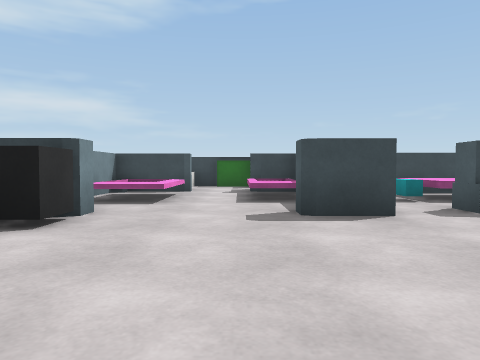
[1] (above)

18 first-person views from a walk through a 3-D level made in the Unity game engine. The camera is 0.62 m above the floor, tilts 2° down and sees 70° across. The floor is counted in squares, 1 m on a side. Each view is taken from the middle of a square. On the plan, view 1 faces up. The plan holds only what a view shows up to about 10 squares ahead; the rest is blank. Some animated figures are not drawn. Surface patterns are stand-ins for the level's own textures.

[2]
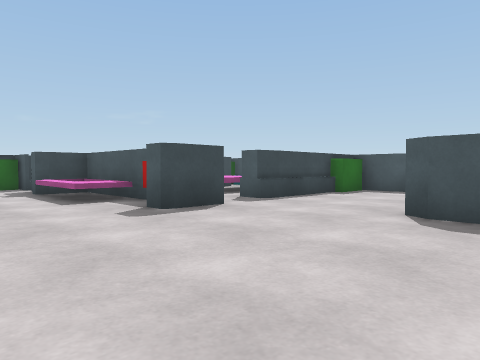

[3]
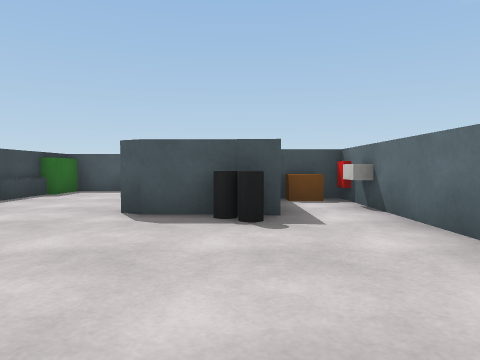

[4]
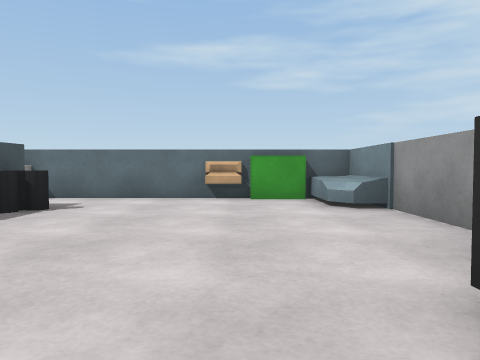

[5]
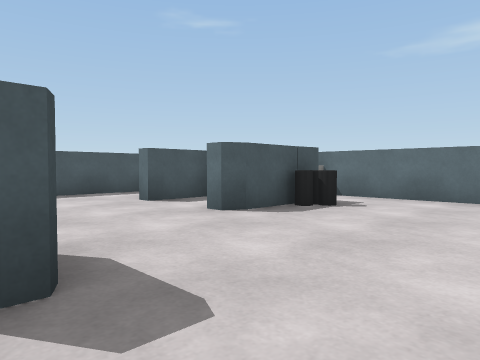

[6]
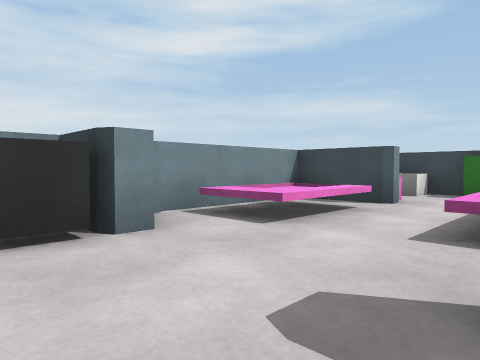

[7]
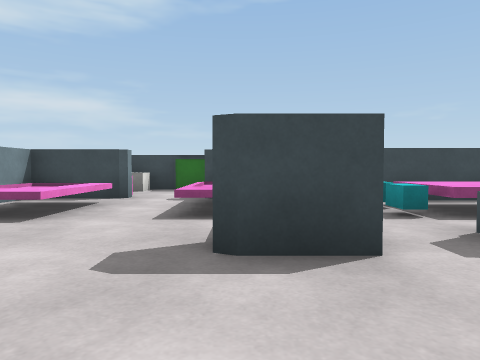

[8]
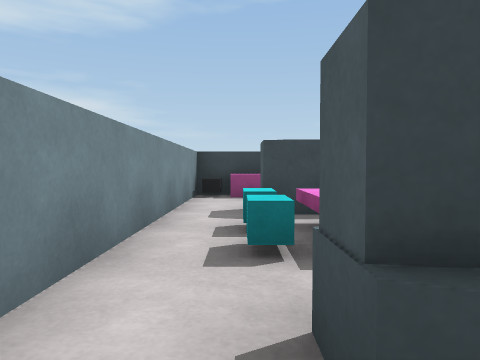

[9]
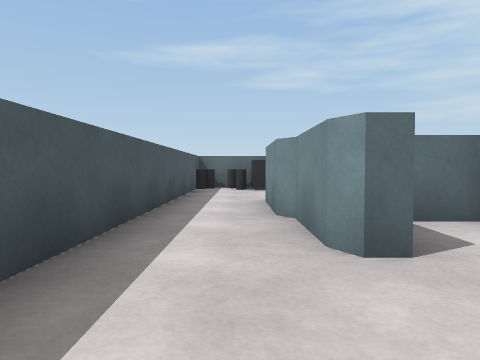

[10]
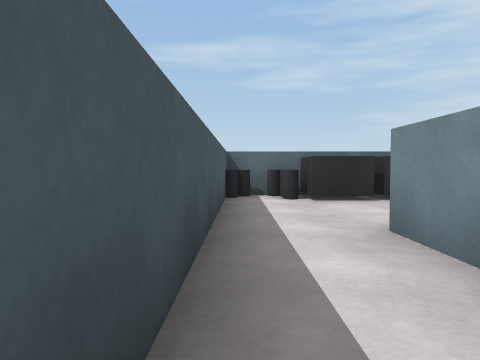

[11]
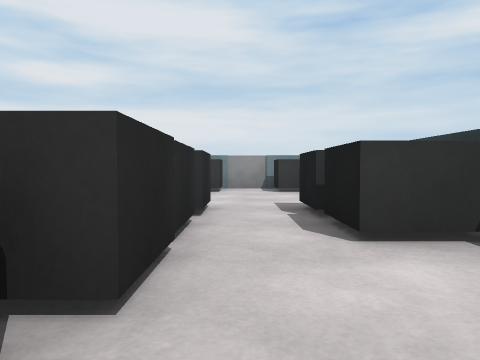

[12]
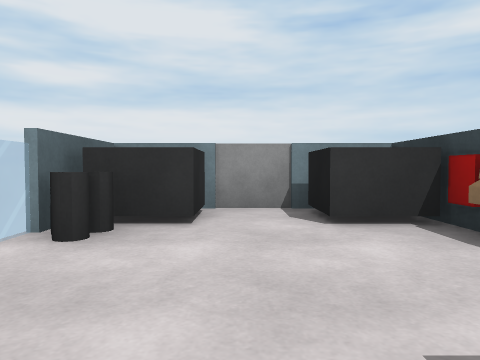

[13]
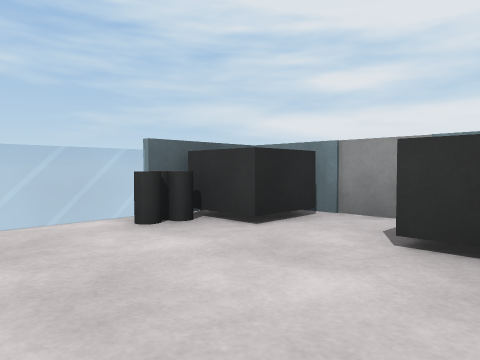

[14]
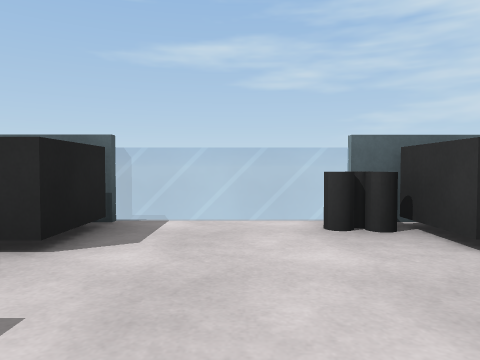

[15]
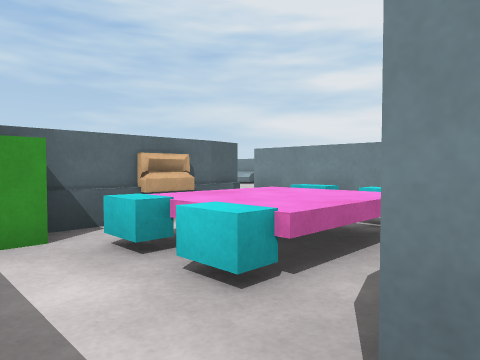

[16]
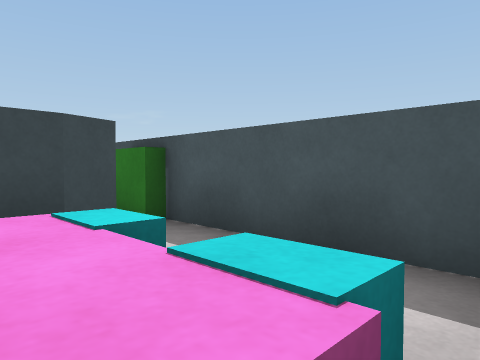

[17]
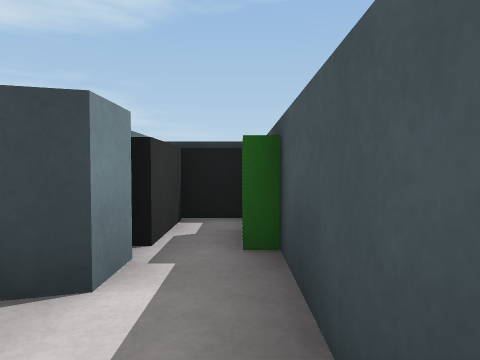

[18]
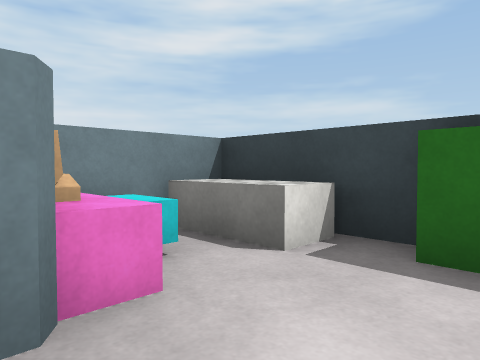

### Floor plan
Ten units are one square. View 1 is at (0, 0); x grows to the right and y downward. Boxes are objects, and circles mark ways between rooms. Rooms are numbered by the first view taken in them; rooms with no view inside come last. Other rooms are left out.
<svg viewBox="-40 -124 120 204">
<path fill="none" stroke="#000" d="M25 0 25 -13 27 -17 31 -17M31 0 40 0M25 5 25 -1M33 -47 33 -52M40 -47 33 -48M48 -1 48 -17 51 -17 53 -13M20 -54 20 -44 8 -44M61 -47 39 -47M-33 -16 -33 21 24 21M73 -15 73 -45M-34 2 -28 2M36 -45 33 -47M61 -44 35 -44M-11 19 -2 19M-27 2 -24 6 -24 20M-28 2 -24 9M-14 -90 -33 -90 -33 -55M-21 -49 -21 -44M14 -56 14 -90 5 -90M8 -44 8 -50M-16 -79 -26 -79M3 -79 3 -86M11 -74 11 -83 3 -83M14 -63 9 -63M24 21 44 21M33 19 39 19M73 50 73 -15M53 -13 53 3M-23 69 -14 69M-33 39 -33 57M43 -55 51 -55M59 -86 38 -86M38 -85 33 -87M73 -64 73 -96M33 -53 60 -53M33 -52 45 -54M63 -94 63 -87 57 -85M20 -84 20 -54M63 -111 63 -96M-8 -119 -33 -119 -33 -100M5 -107 5 -116"/>
<rect x="-25" y="-45" width="10" height="10" fill="#bbb"><title>block</title></rect>
<rect x="15" y="-5" width="10" height="10" fill="#bbb"><title>cylinder</title></rect>
<rect x="-25" y="55" width="10" height="10" fill="#bbb"><title>block</title></rect>
<rect x="-25" y="25" width="10" height="20" fill="#bbb"><title>block</title></rect>
<rect x="-15" y="65" width="10" height="10" fill="#bbb"><title>cylinder</title></rect>
<rect x="-15" y="55" width="10" height="10" fill="#bbb"><title>cylinder</title></rect>
<rect x="-15" y="25" width="10" height="10" fill="#bbb"><title>other object</title></rect>
<rect x="15" y="55" width="10" height="10" fill="#bbb"><title>block</title></rect>
<rect x="15" y="25" width="20" height="20" fill="#bbb"><title>block</title></rect>
<rect x="25" y="55" width="20" height="10" fill="#bbb"><title>block</title></rect>
<rect x="25" y="25" width="20" height="20" fill="#bbb"><title>block</title></rect>
<rect x="45" y="55" width="10" height="10" fill="#bbb"><title>block</title></rect>
<rect x="45" y="15" width="10" height="10" fill="#bbb"><title>other object</title></rect>
<rect x="45" y="5" width="10" height="10" fill="#bbb"><title>brown block</title></rect>
<rect x="55" y="65" width="10" height="10" fill="#bbb"><title>cylinder</title></rect>
<rect x="55" y="55" width="10" height="10" fill="#bbb"><title>cylinder</title></rect>
<rect x="65" y="55" width="10" height="10" fill="#bbb"><title>cylinder</title></rect>
<rect x="25" y="-75" width="10" height="10" fill="#bbb"><title>cyan block</title></rect>
<rect x="55" y="-75" width="10" height="10" fill="#bbb"><title>cyan block</title></rect>
<rect x="55" y="-85" width="10" height="10" fill="#bbb"><title>cyan block</title></rect>
<rect x="65" y="-65" width="10" height="10" fill="#bbb"><title>green block</title></rect>
<rect x="65" y="-105" width="10" height="10" fill="#bbb"><title>green block</title></rect>
<rect x="-35" y="-115" width="10" height="10" fill="#bbb"><title>block</title></rect>
<rect x="-25" y="-105" width="10" height="10" fill="#bbb"><title>pink block</title></rect>
<rect x="-25" y="-115" width="10" height="10" fill="#bbb"><title>cyan block</title></rect>
<circle cx="-5" cy="-50" r="3" fill="#2a7"/>
<circle cx="35" cy="10" r="3" fill="#2a7"/>
<circle cx="65" cy="-5" r="3" fill="#2a7"/>
<circle cx="30" cy="-50" r="3" fill="#2a7"/>
<circle cx="-5" cy="-90" r="3" fill="#2a7"/>
<text x="20" y="-20">1</text>
<text x="-10" y="-70">2</text>
<text x="30" y="40">3</text>
<text x="50" y="-70">4</text>
<text x="-10" y="-110">5</text>
</svg>
Room 1 opens to room 2. Room 1 opens to room 3. Room 1 opens to room 4. Room 2 opens to room 5.

Where each view was taken, in squares from view 1:
view 1: 0 up, 0 right, facing up
view 2: 0 up, 2 left, facing up-right
view 3: 0 up, 2 left, facing right
view 4: 5 up, 1 left, facing down
view 5: 5 up, 1 left, facing down-right
view 6: 3 up, 1 right, facing up-left
view 7: 2 up, 1 right, facing up
view 8: 4 up, 3 right, facing up
view 9: 4 up, 6 right, facing down
view 10: 1 up, 7 right, facing down
view 11: 5 down, 7 right, facing left
view 12: 5 down, 2 right, facing left
view 13: 3 down, 1 right, facing down-left
view 14: 3 down, 0 right, facing down
view 15: 9 up, 7 right, facing down-left
view 16: 6 up, 5 right, facing up-right
view 17: 7 up, 7 right, facing up
view 18: 9 up, 0 right, facing up-left
